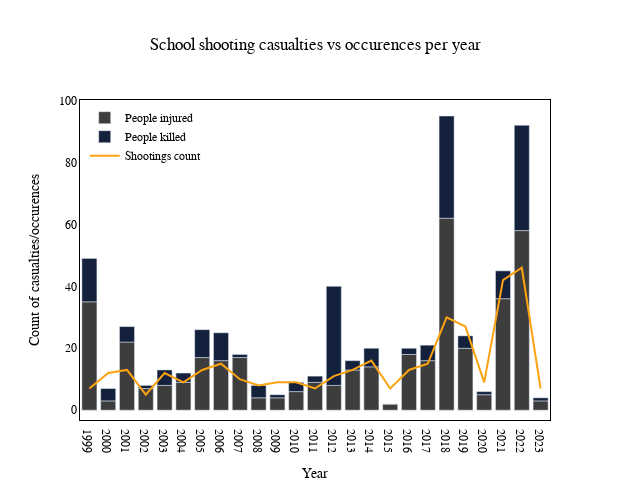

Write notebook code for a chart like this one.
### Code cell
fig = go.Figure(
    data=[
        go.Bar(
            x=shootings_per_year['year'],
            y=shootings_per_year['sum_injured'],
            offsetgroup=0, name='People injured',
            hovertemplate='Year: %{x}<br>Injured: %{y}',
            hovertextsrc='',
        ),
        go.Bar(
            x=shootings_per_year['year'],
            y=shootings_per_year['sum_killed'],
            offsetgroup=0,
            base=shootings_per_year['sum_injured'],
            name='People killed',
            hovertemplate='Year: %{x}<br>Killed: %{y}'
        ),
        go.Line(
            x=shootings_per_year['year'],
            y=shootings_per_year['sum'],
            name='Shootings count',
            hovertemplate='Year: %{x}<br>Shootings occured: %{y}',
        ),
    ],
)

fig.update_layout(
    width=630, 
    height=500,
    title="School shooting casualties vs occurences per year",
    title_x=.5,
    legend=dict(
        yanchor="top",
        y=0.99,
        xanchor="left",
        x=0.01
    ),
    xaxis=dict(
        tickmode='linear',
        tick0=0,
        dtick=1,
        showline=True,
        mirror=True,
        linecolor="#000000"
    ),
    yaxis=dict(
        showline=True,
        mirror=True,
        linecolor="#000000",
    ),
    xaxis_title="Year",
    yaxis_title="Count of casualties/occurences",
    font=dict(family='Rubik', size=12, color=color_dark),
    plot_bgcolor=color_light,
    modebar=dict(
        orientation='v'
    ),
    colorway=[color_dark_accent_2, color_dark_accent, color_highlight]
)
fig.show()

### Figure 1 — Plotly figure (JSON) as saved in the notebook; plotly's stock layout.template omitted (floating-point values rounded to 4 significant figures)
{"data": [{"hovertemplate": "Year: %{x}<br>Injured: %{y}", "hovertextsrc": "", "name": "People injured", "offsetgroup": "0", "type": "bar", "x": [1999, 2000, 2001, 2002, 2003, 2004, 2005, 2006, 2007, 2008, 2009, 2010, 2011, 2012, 2013, 2014, 2015, 2016, 2017, 2018, 2019, 2020, 2021, 2022, 2023], "y": [35, 3, 22, 7, 8, 9, 17, 16, 17, 4, 4, 6, 9, 8, 13, 14, 2, 18, 16, 62, 20, 5, 36, 58, 3]}, {"base": [35, 3, 22, 7, 8, 9, 17, 16, 17, 4, 4, 6, 9, 8, 13, 14, 2, 18, 16, 62, 20, 5, 36, 58, 3], "hovertemplate": "Year: %{x}<br>Killed: %{y}", "name": "People killed", "offsetgroup": "0", "type": "bar", "x": [1999, 2000, 2001, 2002, 2003, 2004, 2005, 2006, 2007, 2008, 2009, 2010, 2011, 2012, 2013, 2014, 2015, 2016, 2017, 2018, 2019, 2020, 2021, 2022, 2023], "y": [14, 4, 5, 1, 5, 3, 9, 9, 1, 4, 1, 3, 2, 32, 3, 6, 0, 2, 5, 33, 4, 1, 9, 34, 1]}, {"hovertemplate": "Year: %{x}<br>Shootings occured: %{y}", "name": "Shootings count", "type": "scatter", "x": [1999, 2000, 2001, 2002, 2003, 2004, 2005, 2006, 2007, 2008, 2009, 2010, 2011, 2012, 2013, 2014, 2015, 2016, 2017, 2018, 2019, 2020, 2021, 2022, 2023], "y": [7, 12, 13, 5, 12, 9, 13, 15, 10, 8, 9, 9, 7, 11, 13, 16, 7, 13, 15, 30, 27, 9, 42, 46, 7]}], "layout": {"colorway": ["#3d3d3d", "#14213D", "#FCA311"], "font": {"color": "#000000", "family": "Rubik", "size": 12}, "height": 500, "legend": {"x": 0.01, "xanchor": "left", "y": 0.99, "yanchor": "top"}, "modebar": {"orientation": "v"}, "plot_bgcolor": "#FFFFFF", "title": {"text": "School shooting casualties vs occurences per year", "x": 0.5}, "width": 630, "xaxis": {"dtick": 1, "linecolor": "#000000", "mirror": true, "showline": true, "tick0": 0, "tickmode": "linear", "title": {"text": "Year"}}, "yaxis": {"linecolor": "#000000", "mirror": true, "showline": true, "title": {"text": "Count of casualties/occurences"}}}}
